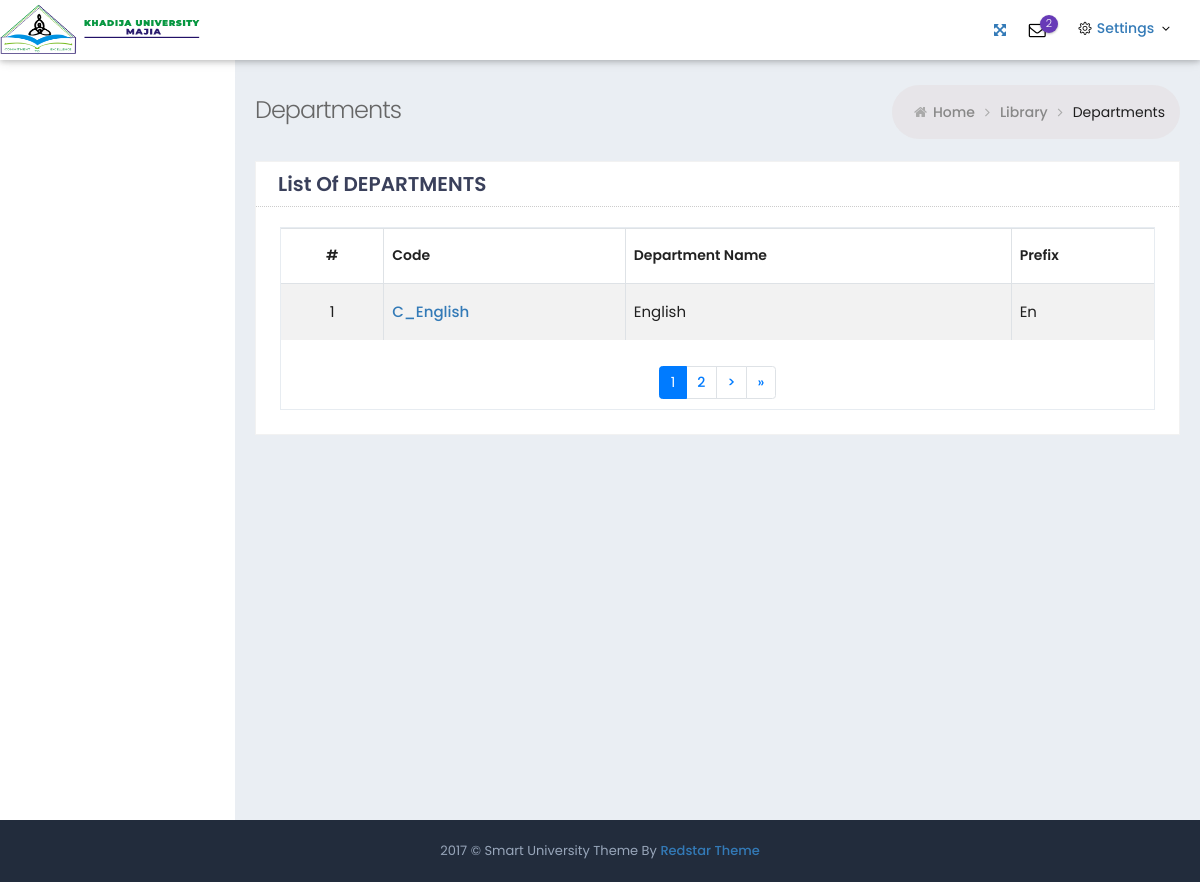
The page /student/department/ (signed in) on the database as committed earlier.
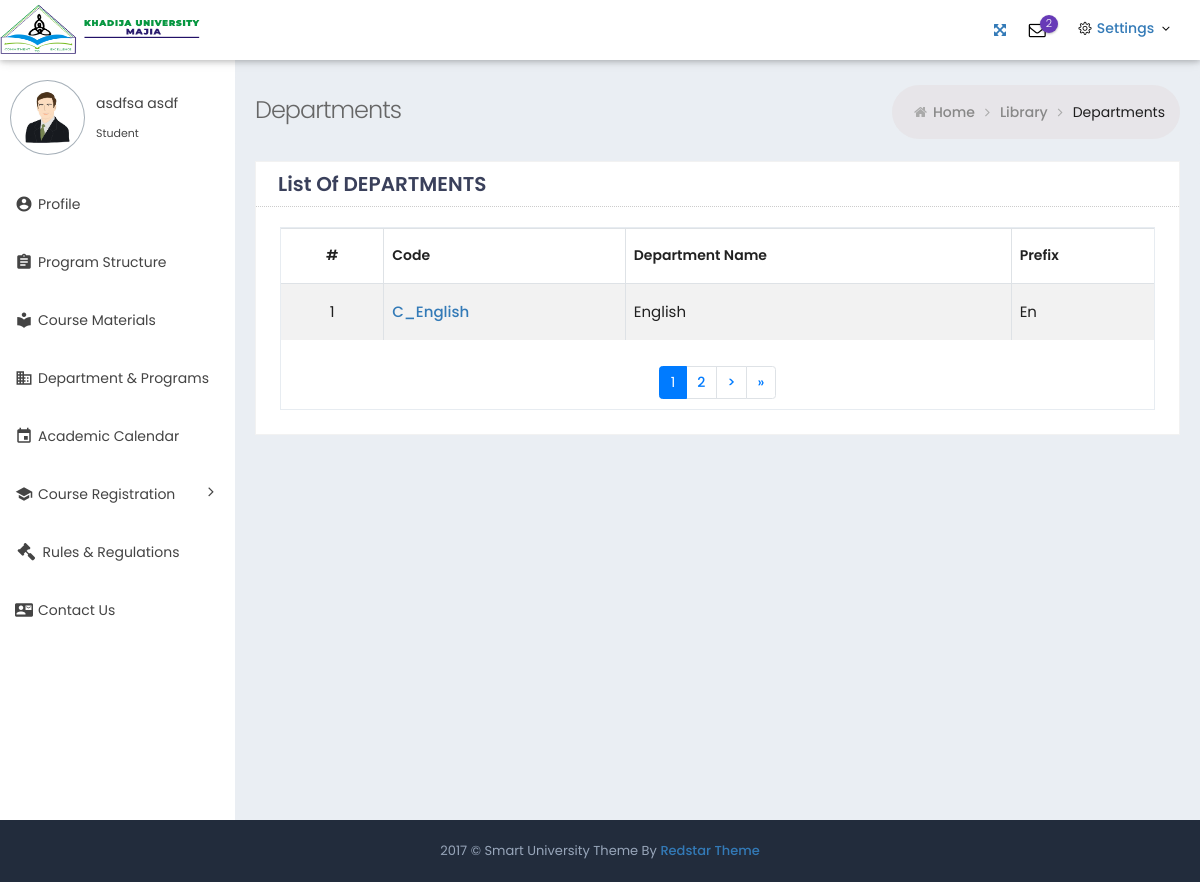
The same page on the database as committed later.
### sis/models.py (models this page shows, shortened)
class Department(models.Model):
    student = models.ForeignKey(
        Student, on_delete=models.SET_NULL, null=True)
    name = models.CharField(max_length=200, unique=True)
    prefix = models.CharField(max_length=20)
    code = models.CharField(max_length=20)
    about = models.CharField(max_length=150, blank=True)
    class Meta:
        db_table = ''
        managed = True
        verbose_name = 'Department'
        verbose_name_plural = 'Departments'
    def get_absolute_url(self):
        return reverse('student:dept_detail', kwargs={
            'pk': self.pk
        })

class Student(models.Model):
    user = models.ForeignKey(
        settings.AUTH_USER_MODEL, on_delete=models.CASCADE, null=True)
    status = models.CharField(max_length=10, choices=STATUS, default='active')
    registration_number   = models.CharField(max_length=100, unique=True)
    dept = models.ForeignKey('Department', related_name='student_department', on_delete=models.SET_NULL, blank=True, null=True)
    first_name = models.CharField(max_length=40)
    middle_name = models.CharField(max_length=40)
    last_name = models.CharField(max_length=40, blank=True)
    image = models.ImageField(upload_to='students/images/')
    gender = models.CharField(max_length=10, choices=GENDER)
    date_of_birth = models.DateField(default=timezone.now)
    date_of_admission = models.DateField(default=timezone.now)
    join = models.DateTimeField(auto_now_add=True)
    phone = models.CharField(max_length=15)
    email = models.EmailField(unique=True)
    address = models.TextField(blank=True)
    others = models.TextField(blank=True)
    class Meta:
        db_table = ''
        managed = True
        verbose_name = 'Student'
        verbose_name_plural = 'Students'

### sis/views.py (the view)
# urls.py: path('department/',views.Department_courses.as_view(), name='departments'),
class Department_courses(generic.ListView):
    model = Department
    template_name = 'deparments.html'
    context_object_name = 'queryset'
    paginate_by = 1
    def get_context_data(self, **kwargs):
        profile = Student.objects.filter(user=self.request.user)
        context = super().get_context_data(**kwargs)
        context['profile'] = profile
        return context

### sis/templates/deparments.html (shortened to what this page needs)
{% load static %}
<!DOCTYPE html>
<html lang="en">
<head>
	<link href="{% static 'fonts/simple-line-icons/simple-line-icons.min.css' %}" rel="stylesheet" type="text/css" />
	<link href="{% static 'fonts/font-awesome/css/font-awesome.min.css' %}" rel="stylesheet" type="text/css" />
	<link href="{% static 'fonts/material-design-icons/material-icon.css' %}" rel="stylesheet" type="text/css" />
	<link href="{% static 'assets/plugins/bootstrap/css/bootstrap.min.css' %}" rel="stylesheet" type="text/css" />
	<link href="{% static 'assets/plugins/datatables/plugins/bootstrap/dataTables.bootstrap4.min.css' %}" rel="stylesheet"
		type="text/css" />
	<link rel="stylesheet" href="{% static 'assets/plugins/material/material.min.css' %}">
	<link rel="stylesheet" href="{% static 'assets/css/material_style.css' %}">
	<link href="{% static 'assets/css/theme/light/theme_style.css' %}" rel="stylesheet" id="rt_style_components" type="text/css" />
	<link href="{% static 'assets/css/theme/light/style.css' %}" rel="stylesheet" type="text/css" />
	<link href="{% static 'assets/css/plugins.min.css' %}" rel="stylesheet" type="text/css" />
	<link href="{% static 'assets/css/responsive.css' %}" rel="stylesheet" type="text/css" />
	<link href="{% static 'assets/css/theme/light/theme-color.css' %}" rel="stylesheet" type="text/css" />
</head>
<body
	class="page-header-fixed sidemenu-closed-hidelogo page-content-white page-md header-white white-sidebar-color logo-indigo">
	<div class="page-wrapper">
	{% include "base/header.html" %}
		<div class="page-container">
		{% include "s_sidebar.html" %}
			<div class="page-content-wrapper">
				<div class="page-content">
					<div class="page-bar">
						<div class="page-title-breadcrumb">
							<div class=" pull-left">
								<div class="page-title">Departments</div>
							</div>
							<ol class="breadcrumb page-breadcrumb pull-right">
								<li><i class="fa fa-home"></i>&nbsp;<a class="parent-item"
										href="index.html">Home</a>&nbsp;<i class="fa fa-angle-right"></i>
								</li>
								<li><a class="parent-item" href="#">Library</a>&nbsp;<i class="fa fa-angle-right"></i>
								</li>
								<li class="active">Departments</li>
							</ol>
						</div>
					</div>
					<div class="row">
						<div class="col-sm-12 col-md-12 col-xl-12">
							<div class="card-box">
								<div class="card-head">
									<header>List Of DEPARTMENTS </header>
								</div>
								<div class="card-body ">
									<div class="table-scrollable">
										<table
											class="table table-striped table-bordered table-hover table-checkable order-column valign-middle"
											>
											<thead>
												<tr>
													<th>#</th>
													<th>Code</th>
													<th>Department Name</th>
													<th>Prefix</th>
												</tr>
											</thead>
											<tbody>
												{% for dept in queryset  %}
												<tr class="odd">
													<td>{{ forloop.counter }}</td>
													<td><a href="{{dept.get_absolute_url}}">{{dept.code}}</a></td>
													<td>{{dept.name}}</td>
													<td>{{dept.prefix}}</td>
												</tr>
												{% endfor %}
											</tbody>
										</table>
										{% include "pagination.html" %}
									</div>
								</div>
							</div>
						</div>
					</div>
				</div>
			</div>
		</div>
		<div class="page-footer">
			<div class="page-footer-inner"> 2017 &copy; Smart University Theme By
				<a href="mailto:redstartheme@gmail.com" target="_top" class="makerCss">Redstar Theme</a>
			</div>
		</div>
	</div>
</body>
</html>

### sis/templates/s_sidebar.html (shortened to what this page needs)
{% load static %}
			<div class="sidebar-container">
				<div class="sidemenu-container navbar-collapse collapse fixed-menu">
					<div id="remove-scroll" class="left-sidemenu">
						<ul class="sidemenu  page-header-fixed slimscroll-style" data-keep-expanded="false"
							data-auto-scroll="true" data-slide-speed="200" style="padding-top: 20px">
							{% for profile in profile  %}
							<li class="sidebar-user-panel">
								<div class="user-panel">
									<div class="pull-left image">
										<img src="{{profile.image.url}}" class="img-circle user-img-circle"
											alt="User Image" />
									</div>
									<div class="pull-left info">
										<p>{{profile.first_name}} {{profile.middle_name}}</p>
											<span class="txtOnline">
												Student </span>
									</div>
								</div>
							</li>
							<li class="nav-item">
								<a href="{% url 'student:profile' %}" class="nav-link nav-toggle"><i class="material-icons">account_circle</i>
									<span class="title">Profile</span>
								</a>
							</li>
							<li class="nav-item">
								<a href="{% url 'student:program_structure' %}" class="nav-link nav-toggle"> <i class="material-icons">assignment</i>
									<span class="title"> Program Structure</span>
								</a>
							</li>
							<li class="nav-item">
								<a href="{% url 'student:material' %}" class="nav-link nav-toggle"> <i class="material-icons">local_library</i>
									<span class="title">Course Materials
								</a>
							</li>
							<li class="nav-item">
								<a href="{% url 'student:departments' %}" class="nav-link nav-toggle"> <i class="material-icons">business</i>
									<span class="title"> Department & Programs</span>
								</a>
							</li>
							<li class="nav-item">
								<a href="{% url 'student:events' %}" class="nav-link nav-toggle"> <i class="material-icons">event</i>
									<span class="title">Academic Calendar</span>
								</a>
							</li>
							<li class="nav-item">
								<a href="#" class="nav-link nav-toggle"> <i class="material-icons">school</i>
									<span class="title">Course Registration</span>
								</a>
							</li>
							<li class="nav-item">
								<a href="{% url 'student:rules' %}" class="nav-link nav-toggle"> <i class="fa fa-gavel"></i>
									<span class="title">  Rules & Regulations </span>
								</a>
							</li>
							<li class="nav-item">
								<a href="{% url 'student:contact' %}" class="nav-link nav-toggle"> <i class="material-icons">contact_mail</i>
									<span class="title"> Contact Us </span>
								</a>
							</li>
							{% endfor %}
						</ul>
					</div>
				</div>
			</div>

Rows that differ between the two databases and show on the page:
added Student: image (picture), first_name "asdfsa", middle_name "asdf"
